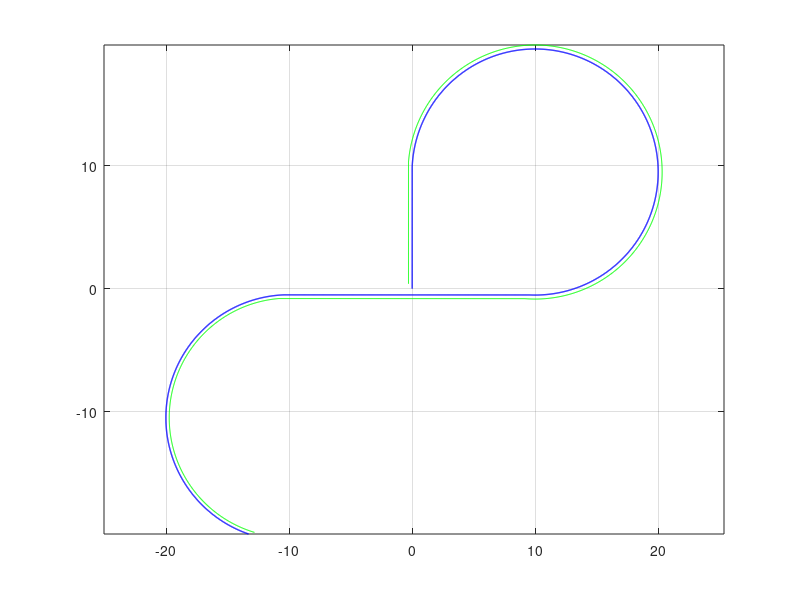
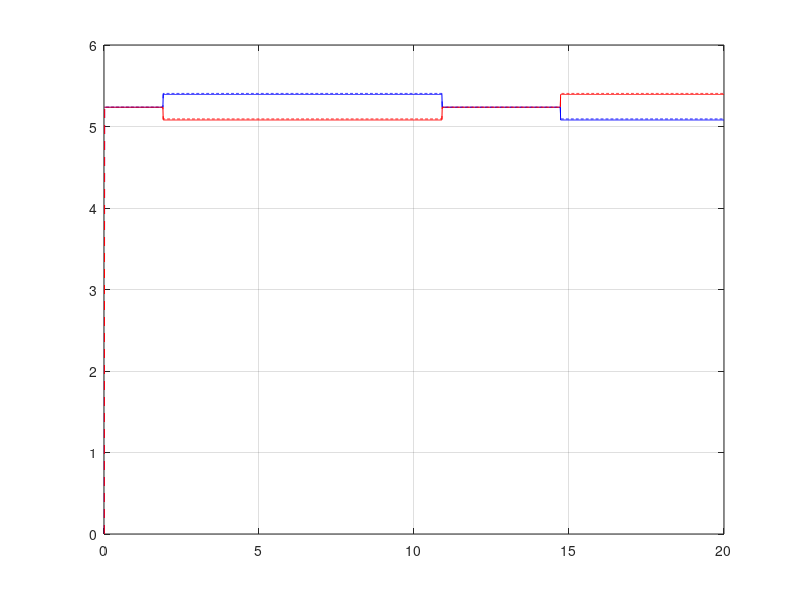

Source code (MATLAB) for these figures, in order:
close all
clear
lf = 0.4;
lr = 0.4;
lw = 0.6;
a = 0.05; % nkr wheel scaling for drawing purpose
rw = 0.15;
dt = 0.01;
simTime = 20;
nSim = simTime / dt;

wheel1.x = 0;
wheel1.y = 0;
wheel1.h = -pi/2;

UGV.frame = [lf,0;lf,lw/2;lf+a,0;lf,-lw/2;lf,0; 0,0;0,0.02;0,-0.02; 0,0;-lr,0;-lr,-lw/2;-lr+a,0;-lr,lw/2; -lr, 0];
Wheel.frame = [0.1,0.05; -0.1, 0.05; -0.1, -0.05; 0.1, -0.05; 0.1,0.05];
%% Arrays init
Time = zeros(nSim, 1);
% NKR params
V = zeros(nSim, 1);
Anr = zeros(nSim, 1);
Heading = zeros(nSim, 1);
X = zeros(nSim, 1);
Y = zeros(nSim, 1);
w = zeros(nSim, 4);
gamma = zeros(nSim, 2);
betta = zeros(nSim, 5);
% Measurements
odo_w = zeros(nSim, 4);
gps_pos = zeros(nSim, 2);
gps_vel = zeros(nSim, 2);
gyro_anr = zeros(nSim, 1);

odo_coords = zeros(nSim, 3);
wheels = zeros(nSim, 8);
% store navigation solution
% sol = zeros(nSim, 9);
% sol key: [X Y Heading V dHeading w1 w2 w3 w4]
V1 = zeros(nSim, 1);
V2 = zeros(nSim, 1);
V3 = zeros(nSim, 1);
V4 = zeros(nSim, 1);
V11 = zeros(nSim, 1);
V22 = zeros(nSim, 1);
V33 = zeros(nSim, 1);
V44 = zeros(nSim, 1);

trajPhase = 1;
trajConst = 1.91;
trajTimer = 1.91;

odoX = 0;
odoY = 0;
odoHeading = 0;


%% Measurement errors parameters
odometer_error = 0.03; % percent (max error)
odometer_noise = 0.1; % rad/sec
gps_pos_error = 2.0; % meters (max error)
gps_pos_noise = 0.75; % meters
gps_vel_error = 0.2; % m/s (max error)
gps_vel_noise = 0.1; % m/s
gyro_bias = normrnd(0, 0.1); % rad/s
gyro_noise = 2*pi/180; % rad/s

% init robot struct
% robot.x = 0;
% robot.y = 0;
% robot.heading = 0;
% robot.v = 0;
% robot.dheading = 0;
% robot.lf = 0.4;
% robot.lr = 0.3;
% robot.lw = 0.3;
% robot.rw = 0.1;
% robot.lsx = 0.15; % gnss antenna shift
% robot.lsy = 0.05; % gnss antenna shift

%init Kalman state struct
% kalman_state.X = zeros(7,1);
% kalman_state.P = diag([10 10 3 5 5 5 5]);

%% Main cycle
for i = 1:nSim
    Time(i) = i * dt;
    V(i) = 5.236; % constant velocity
    %% Motion setup
    if Time(i) >= trajTimer
        trajPhase = trajPhase + 1;
        if rem(trajPhase, 2) == 0
            trajTimer = trajTimer + 9; % 9 seconds for rotation arc
        else
            trajTimer = trajTimer + 2*trajConst; % 3.82 seconds for straight line
        end
        if rem(trajPhase, 5) == 0
%             V(i) = V(i) - 1;
        end
    end
    gamma_mean = 0;
    if rem(trajPhase, 2) ~= 0 % odd phase
        Anr(i) = 0;
        gamma(i,:) = [0, 0];
    else                        % even phase
        if rem(trajPhase, 4) == 2
%             Anr(i) = pi/6; % turn right on every 2nd phase
            gamma_mean = 0.0799;% will be equal to 0.5236 rad/s
            gamma(i,1) = gamma_mean - gamma_mean^2*lw/(lf+lr);
            gamma(i,2) = gamma_mean + gamma_mean^2*lw/(lf+lr);
        else
%             Anr(i) = -pi/6; % turn left on every 4th phase
            gamma_mean = -0.0799; % will be equal to -0.5236 rad/s
            gamma(i,1) = gamma_mean - gamma_mean^2*lw/(lf+lr);
            gamma(i,2) = gamma_mean + gamma_mean^2*lw/(lf+lr);
        end
    end
    %% Wheels kinematics
    % Linear speed of each wheel
    V1(i) = V(i); V2(i) = V(i); V3(i) = V(i); V4(i) = V(i);
    A1 = 0; A2 = 0; A3 = 0; A4 = 0;
    
     
    
    Vxb = 0.25 * ( V(i)*cos(gamma(i,1)) + V(i)*cos(gamma(i,2)) + V(i) + V(i));
    Vyb = 0.25 * ( V(i)*sin(gamma(i,1)) + V(i)*sin(gamma(i,2)));
    betta(i) = atan(Vyb/Vxb);
    Anr(i) = V(i)*cos(betta(i))*tan(gamma_mean) / (lf + lr);
    
    % If robot is turning - they differ
    if rem(trajPhase, 2) == 0
        V1(i) = abs(Anr(i)) * ( 10 + lw/2 * sign(Anr(i)) * cos(gamma_mean) );
        V2(i) = abs(Anr(i)) * ( 10 - lw/2 * sign(Anr(i)) * cos(gamma_mean));
        V3(i) = abs(Anr(i)) * ( 10 + lw/2 * sign(Anr(i)) * cos(gamma_mean));
        V4(i) = abs(Anr(i)) * ( 10 - lw/2 * sign(Anr(i)) * cos(gamma_mean));
    end  

    %% True model parameters
    if i == 1
        X(i) = 0;
        Y(i) = 0;
        Heading(i) = 0;
    else
        Heading(i) = Heading(i-1) + Anr(i)*dt;
        X(i) = X(i-1) + V(i)*cos(Heading(i) + betta(i))*dt;
        Y(i) = Y(i-1) + V(i)*sin(Heading(i) + betta(i))*dt;
    end  
    %% True Wheel parameters
    wheels(i,1) = X(i) + lf*cos(Heading(i)) + lw/2*sin(Heading(i));
    wheels(i,2) = Y(i) + lf*sin(Heading(i)) - lw/2*cos(Heading(i));
    wheels(i,3) = X(i) + lf*cos(Heading(i)) - lw/2*sin(Heading(i));
    wheels(i,4) = Y(i) + lf*sin(Heading(i)) + lw/2*cos(Heading(i));
    wheels(i,5) = X(i) - lr*cos(Heading(i)) + lw/2*sin(Heading(i));
    wheels(i,6) = Y(i) - lr*sin(Heading(i)) - lw/2*cos(Heading(i));
    wheels(i,7) = X(i) - lr*cos(Heading(i)) - lw/2*sin(Heading(i));
    wheels(i,8) = Y(i) - lr*sin(Heading(i)) + lw/2*cos(Heading(i));
    if i ~= 1
        V11(i) = sqrt( (wheels(i,1) - wheels(i-1,1))^2 + (wheels(i,2) - wheels(i-1,2))^2 )/dt;
        V22(i) = sqrt( (wheels(i,3) - wheels(i-1,3))^2 + (wheels(i,4) - wheels(i-1,4))^2 )/dt;
        V33(i) = sqrt( (wheels(i,5) - wheels(i-1,5))^2 + (wheels(i,6) - wheels(i-1,6))^2 )/dt;
        V44(i) = sqrt( (wheels(i,7) - wheels(i-1,7))^2 + (wheels(i,8) - wheels(i-1,8))^2 )/dt;
    end
    w(i,:) = [V1(i)/rw, V2(i)/rw, V3(i)/rw, V4(i)/rw];
    aw1(i) = V(i)/rw;
    if rem(trajPhase, 2) == 0
        V123 = abs(Anr(i)) * sqrt(lf^2 + (10+sign(Anr(i))*lw/2)^2); % 
        aw1(i) = V123/rw;
    end
    %% Measurements model
    % Odometer errors
    odo_error1 = odometer_error * sin(Time(i)/20);
    odo_error2 = odometer_error * sin(Time(i)/16);
    odo_error3 = odometer_error * sin(Time(i)/12);
    odo_error4 = odometer_error * sin(Time(i)/8);
    odo_w(i,:) = [w(i,1) * (1 + odo_error1) + normrnd(0, odometer_noise),...
        w(i,2) * (1 + odo_error2) + normrnd(0, odometer_noise),...
        w(i,3) * (1 + odo_error3) + normrnd(0, odometer_noise),...
        w(i,4) * (1 + odo_error4) + normrnd(0, odometer_noise)];
    % GPS position errors
%     if rem(i,1/dt) == 0
    gps_pos_errorX = gps_pos_error * sin(Time(i)/25);
    gps_pos_errorY = gps_pos_error * cos(Time(i)/35);
    gps_pos(i,:) = [X(i) + gps_pos_errorX + normrnd(0, gps_pos_noise),...
        Y(i) + gps_pos_errorY + normrnd(0, gps_pos_noise)];
%     end
    % GPS velocity errors
%     if rem(i,1/dt) == 0
    gps_vel_errorX = gps_vel_error * cos(Time(i)/15);
    gps_vel_errorY = gps_vel_error * sin(Time(i)/8);
    gps_vel(i,:) = [V(i)*cos(Heading(i)) + gps_vel_errorX + normrnd(0, gps_vel_noise),...
        V(i)*sin(Heading(i)) + gps_vel_errorY + normrnd(0, gps_vel_noise)];
%     end
    % Gyroscope errors
    gyro_anr(i) = Anr(i) + gyro_bias + normrnd(0, gyro_noise);
    %% Baseline model
%     odoV = rw/4 * (odo_w(i,1) + odo_w(i,2) + odo_w(i,3) + odo_w(i,4));
%     odoBetta = atan( (lf*tan(gamma(i,6)) + lr*tan(gamma(i,5)))/(lf + lr) );
%     odoAnr = odoV * cos(odoBetta) / (lr + lf) * (tan(gamma(i,5)) - tan(gamma(i,6)));
%     odoHeading = odoHeading + odoAnr*dt;
%     odoX = odoX + odoV*cos(odoHeading + odoBetta)*dt;
%     odoY = odoY + odoV*sin(odoHeading + odoBetta)*dt;
%     odo_coords(i,:) = [odoX, odoY, odoHeading];
%     update.gps = 0;
%     update.gyro = 0;
%     if (rem(i,1) == 0)
%         update.gyro = 1;
%     end
%     if (rem(i, 100) == 0)
%         update.gps = 1;
%     end
%     % init sensors struct
%     sensors.gps_error_pos = 2.0;
%     sensors.gps_error_vel = 0.2;
%     sensors.gyro_error = 2*pi/180;
%     sensors.dt = dt;
%     sensors.gps_x = gps_pos(i,1);
%     sensors.gps_y = gps_pos(i,2);
%     sensors.gps_dx = gps_vel(i,1);
%     sensors.gps_dy = gps_vel(i,2);
%     sensors.gyro = gyro_anr(i);
%     % update robot struct
%     robot.w1 = odo_w(i,1);
%     robot.w2 = odo_w(i,2);
%     robot.w3 = odo_w(i,3);
%     robot.w4 = odo_w(i,4);
%     robot.betta = odoBetta;
%     robot.gammaf = gamma(i,6);
%     robot.gammar = gamma(i,5);
    % call Kalman dilter
%     [robot, kalman_state] = navSys(robot, kalman_state, sensors, update);
%     sol(i,:) = [robot.x robot.y robot.heading robot.v robot.dheading robot.w1 robot.w2 robot.w3 robot.w4];
    % sol key: [X Y Heading V dHeading w1 w2 w3 w4]
    %% Animation

end



an = figure('Name', 'Robot trajectory');
plot(Y,X, 'b', 'LineWidth', 1.0)
hold on
% plot(odo_coords(:,2),odo_coords(:,1), 'r', 'LineWidth', 0.5)
% plot(gps_pos(:,2),gps_pos(:,1), 'g', 'LineWidth', 0.5)
% plot(wheels(:,4), wheels(:,3), 'k', 'LineWidth', 0.25)
plot(wheels(:,2), wheels(:,1), 'g', 'LineWidth', 0.25)
% plot(wheels(:,6), wheels(:,5), 'c', 'LineWidth', 0.25)
% plot(wheels(:,8), wheels(:,7), 'y', 'LineWidth', 0.25)

axis equal
grid on

% UGVframe = rotateVectorImage2D(UGV.frame, Heading(end));
% frame1 = drawVectorImage2D(UGVframe, [Y(end) X(end)], an, 'r');
% Wheelframe = rotateVectorImage2D(Wheel.frame, Heading(end) + gamma(end,1));
% frame2 = drawVectorImage2D(Wheelframe, [wheels(end,2) wheels(end,1)], an, 'm');
% Wheelframe = rotateVectorImage2D(Wheel.frame, Heading(end) + gamma(end,2));
% frame3 = drawVectorImage2D(Wheelframe, [wheels(end,4) wheels(end,3)], an, 'm');
% Wheelframe = rotateVectorImage2D(Wheel.frame, Heading(end) + gamma(end,3));
% frame4 = drawVectorImage2D(Wheelframe, [wheels(end,6) wheels(end,5)], an, 'm');
% Wheelframe = rotateVectorImage2D(Wheel.frame, Heading(end) + gamma(end,4));
% frame5 = drawVectorImage2D(Wheelframe, [wheels(end,8) wheels(end,7)], an, 'm');

figure
plot(Time, V1, 'b', 'LineWidth', 0.5)
hold on; grid on
plot(Time, V2, 'r', 'LineWidth', 0.5)
plot(Time, V11, '--b', 'LineWidth', 0.5)
plot(Time, V22, '--r', 'LineWidth', 0.5)
% 
% figure;
% plot(Time, w, 'b')
% hold on
% grid on
% plot(Time, odo_w, 'r');
% 
% figure;
% plot(Time, Anr, 'b')
% hold on
% grid on
% plot(Time, gyro_anr, 'r');


% UGVframe = rotateVectorImage2D(UGV.frame, pi/4);
% graph = figure;
% axis equal
% drawVectorImage2D(UGVframe, [1 10], graph, 'r');

% figure;
% plot([Time(1) Time(end)], [V V], 'b')
% hold on
% grid on
% plot(Time, asssb, 'r');

% an = figure('Name', 'Robot trajectory');
% plot(odo_coords(:,2), odo_coords(:,1), 'b', 'LineWidth', 1.0)
% grid on
% axis equal
% hold on
% plot(gps_pos(:,2), gps_pos(:,1), 'r', 'LineWidth', 1.0)
% plot(sol(:,2), sol(:,1), 'k', 'LineWidth', 1.0)
% 
% figure;
% plot(Time, sol(6), 'r');
% hold on
% grid on
% plot(Time, odo_w(i,1));
% 
